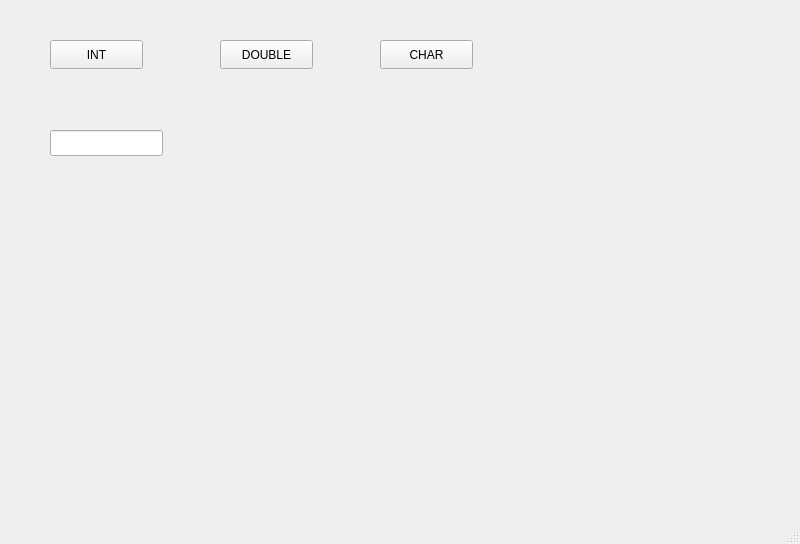
<?xml version="1.0" encoding="UTF-8"?>
<ui version="4.0">
 <class>MainWindow</class>
 <widget class="QMainWindow" name="MainWindow">
  <property name="geometry">
   <rect>
    <x>0</x>
    <y>0</y>
    <width>800</width>
    <height>544</height>
   </rect>
  </property>
  <property name="windowTitle">
   <string>MainWindow</string>
  </property>
  <widget class="QWidget" name="centralwidget">
   <widget class="QPushButton" name="pushButton">
    <property name="geometry">
     <rect>
      <x>50</x>
      <y>40</y>
      <width>93</width>
      <height>29</height>
     </rect>
    </property>
    <property name="text">
     <string>INT</string>
    </property>
   </widget>
   <widget class="QPushButton" name="pushButton_2">
    <property name="geometry">
     <rect>
      <x>220</x>
      <y>40</y>
      <width>93</width>
      <height>29</height>
     </rect>
    </property>
    <property name="text">
     <string>DOUBLE</string>
    </property>
   </widget>
   <widget class="QPushButton" name="pushButton_3">
    <property name="geometry">
     <rect>
      <x>380</x>
      <y>40</y>
      <width>93</width>
      <height>29</height>
     </rect>
    </property>
    <property name="text">
     <string>CHAR</string>
    </property>
   </widget>
   <widget class="QLineEdit" name="lineEdit">
    <property name="geometry">
     <rect>
      <x>50</x>
      <y>130</y>
      <width>113</width>
      <height>26</height>
     </rect>
    </property>
   </widget>
  </widget>
  <widget class="QMenuBar" name="menubar">
   <property name="geometry">
    <rect>
     <x>0</x>
     <y>0</y>
     <width>800</width>
     <height>26</height>
    </rect>
   </property>
  </widget>
  <widget class="QStatusBar" name="statusbar"/>
 </widget>
 <resources/>
 <connections/>
</ui>
